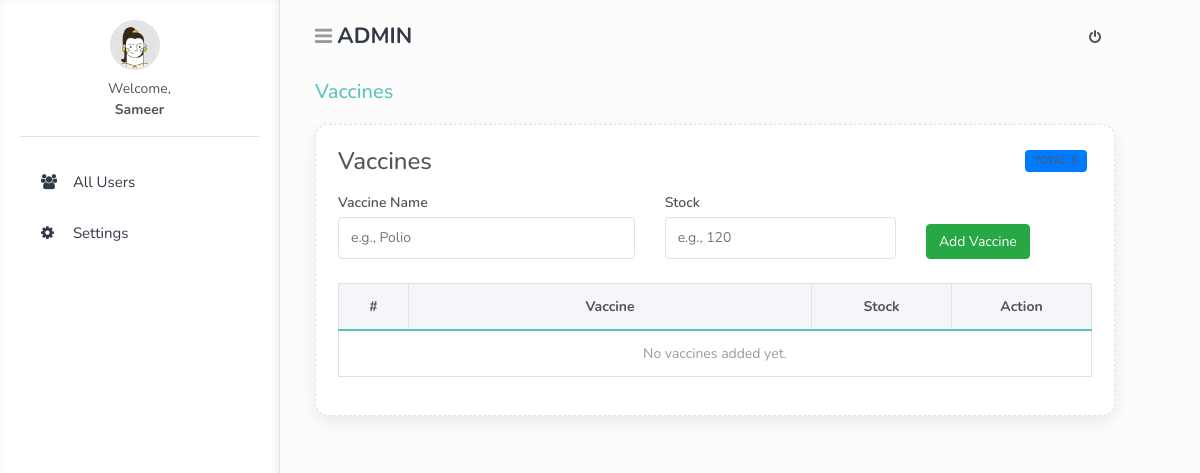
The page /mainadmin/vaccines.php (signed in) on the database as committed earlier.
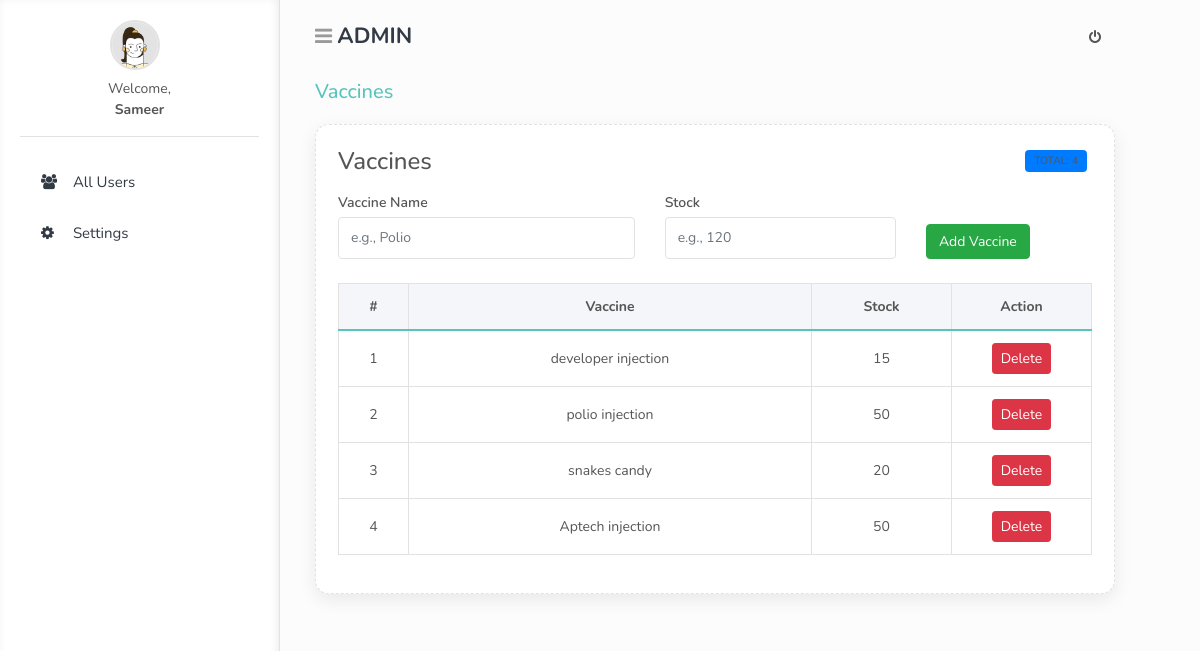
The same page on the database as committed later.
### tables this page shows
CREATE TABLE `vaccines` (
  `id` int(11) NOT NULL,
  `name` varchar(100) DEFAULT NULL,
  `stock` int(11) DEFAULT NULL
);

### mainadmin/vaccines.php (the view, shortened to what this page needs)
<?php
include '../base/header.php';
include '../includes/db.php';
$result = mysqli_query($conn, "SELECT * FROM vaccines ORDER BY id DESC");
$total = mysqli_num_rows($result);
?>
<div class="card vaccine-card">
    <div class="d-flex justify-content-between align-items-center mb-3">
        <div>
            <h4 class="m-0">Vaccines</h4>
        </div>
        <span class="badge bg-primary">Total: <?= $total ?></span>
    </div>
    <form method="post" class="row g-2 align-items-end mb-4">
        <div class="col-12 col-md-5">
            <label class="form-label mb-1">Vaccine Name</label>
            <input class="form-control" name="name" placeholder="e.g., Polio" required>
        </div>
        <div class="col-12 col-md-4">
            <label class="form-label mb-1">Stock</label>
            <input class="form-control" name="stock" placeholder="e.g., 120" required>
        </div>
        <div class="col-12 col-md-3 d-grid">
            <button class="btn btn-success" name="add" type="submit">
                Add Vaccine
            </button>
        </div>
    </form>
    <div class="table-responsive">
        <table class="table table-bordered table-hover text-center align-middle">
            <thead>
                <tr>
                    <th style="width:70px;">#</th>
                    <th>Vaccine</th>
                    <th style="width:140px;">Stock</th>
                    <th style="width:140px;">Action</th>
                </tr>
            </thead>
            <tbody>
                <?php if ($total > 0): ?>
                    <?php $i=1; while ($v = mysqli_fetch_assoc($result)): ?>
                        <tr>
                            <td><?= $i++ ?></td>
                            <td><?= htmlspecialchars($v['name'] ?? '') ?></td>
                            <td><?= htmlspecialchars($v['stock'] ?? '') ?></td>
                            <td>
                                <a
                                  href="vaccines.php?delete=<?= (int)$v['id'] ?>"
                                  class="btn btn-danger btn-sm"
                                  onclick="return confirm('Delete this vaccine?');"
                                >
                                    Delete
                                </a>
                            </td>
                        </tr>
                    <?php endwhile; ?>
                <?php else: ?>
                    <tr>
                        <td colspan="4" class="text-muted">
                            No vaccines added yet.
                        </td>
                    </tr>
                <?php endif; ?>
            </tbody>
        </table>
    </div>
</div>
<?php include '../base/footer.php'; ?>

Rows that differ between the two databases and show on the page:
added vaccines: name "developer injection", stock "15"
added vaccines: name "polio injection", stock "50"
added vaccines: name "snakes candy", stock "20"
added vaccines: name "Aptech injection", stock "50"
Other text that changed with them:
text no longer shown: "No vaccines added yet."
